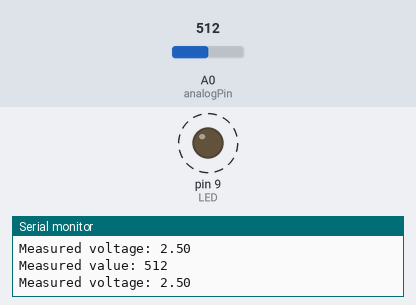
Bench run of a sketch on a simulated Arduino Uno, built with avr-gcc and run on an emulated ATmega328P. Shown: output pins drawn as LEDs (lit = HIGH), the last lines printed to the serial monitor. Dashed ring = blinking. The inputs (shaded band) are chosen by the test bench; at power-on: A0 (analogPin) = 512.

Above: at 1.8 s.
1.9 s: A0 (analogPin) set to 0
At 2.8 s:
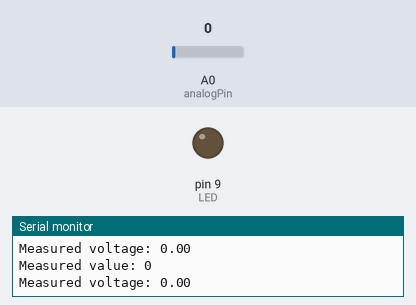
6.0 s: A0 (analogPin) set to 511
At 6.4 s:
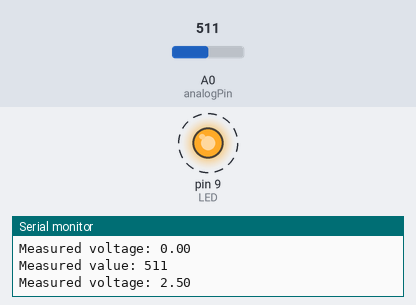
10.1 s: A0 (analogPin) set to 1023
At 10.9 s:
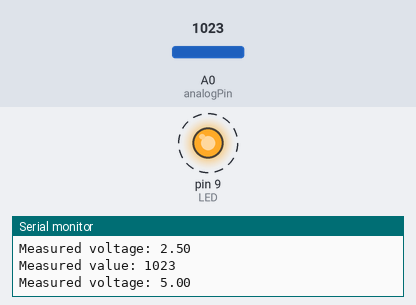
Timing chart, 0 to 20.2 s (numbered marks = the images above; inputs shaded):
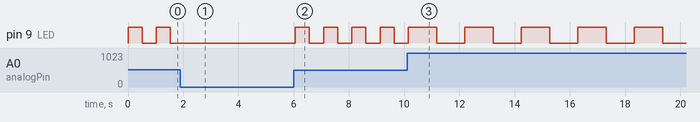

Measured:
- after the input at 1.9 s, pin 9 (LED): stops changing and stays LOW
- after the input at 6.0 s, pin 9 (LED): alternates HIGH for 0.51 s and LOW for 0.51 s, starting after 0.05 s
- after the input at 10.1 s, pin 9 (LED): alternates HIGH for 1.0 s and LOW for 1.0 s, starting after 1.1 s
- by itself, pin 9 (LED): alternates HIGH for 0.51 s and LOW for 0.51 s

The sketch:

lab1dot4_LDR.ino
```cpp
const int analogPin = A0;
const int LED = 9;

// Function prototypes
// (functions defined at the end of the file)
double adcToVoltage(int adcVal);

void setup() {
  // put your setup code here, to run once:
  Serial.begin(9600);
  pinMode(LED, OUTPUT);
}

void loop() {
  int sensorValue = analogRead(A0);
  double sensorVoltage = adcToVoltage(sensorValue);
  Serial.print("Measured value: ");
  Serial.println(sensorValue);
  Serial.print("Measured voltage: ");
  Serial.println(sensorVoltage);

  digitalWrite(LED, HIGH);
  delay(sensorValue);
  digitalWrite(LED, LOW);
  delay(sensorValue);
}

// Function to convert an ADC value to a 0 to 5 volt voltage
double adcToVoltage(int adcValue){
  return ((double) map(adcValue, 0, 1023, 0, 5000)) / 1000.0D;
}
```
